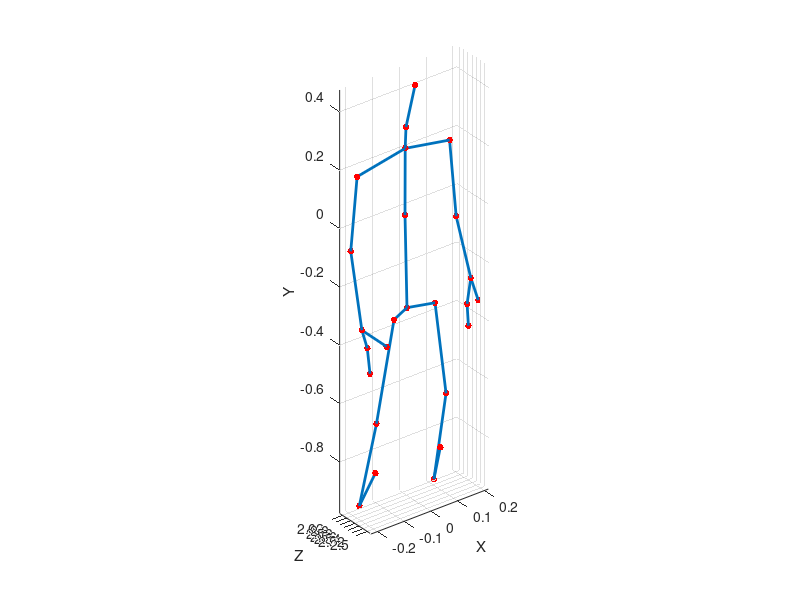

Recreate this plot in MATLAB.
load a01_s01_e01_skeleton.mat;

total_joint = 25; 
J = [1,  1,  1,  2,  3,  3,  5  ,5   ,6  ,7  ,7   ,8   ,9  ,9  ,10  ,11  ,11  ,12  ,13  ,14  ,15  ,17  ,18  ,19;
     2,  13, 17, 21, 4,  21, 6  ,21  ,7  ,8  ,23  ,22  ,21 ,10 ,11  ,12  ,25  ,24  ,14  ,15  ,16  ,18  ,19  ,20];
 
[num_frame,~] = size(skeleton);
for i = 1:num_frame 
    joint = skeleton(i,:);
    ee = reshape(joint,4,25)';
    h = plot3(ee(:,1), ee(:,3), ee(:,2), 'r.', 'MarkerSize', 15);
    xlabel('X');ylabel('Z');zlabel('Y');
    set(gca,'DataAspectRatio',[1 1 1])
    for j = 1:size(J,2)
        point1 = ee(J(1,j),1:3);
        point2 = ee(J(2,j),1:3);
        line([point1(1),point2(1)], [point1(3),point2(3)], [point1(2),point2(2)], 'LineWidth',2);
    end
    axis([-1 1 2 3 -1 1]);
    grid on;
        
    axis tight;
    set(gcf,'nextplot','replacechildren','Position', [10, 10, 400, 1000]);
    pause(1/20);
    
end